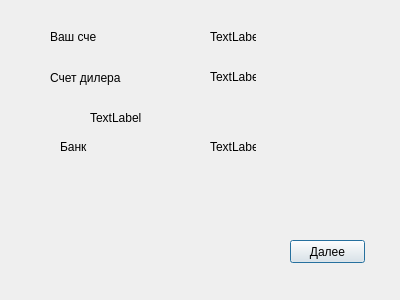
<?xml version="1.0" encoding="UTF-8"?>
<ui version="4.0">
 <class>information</class>
 <widget class="QDialog" name="information">
  <property name="geometry">
   <rect>
    <x>0</x>
    <y>0</y>
    <width>400</width>
    <height>300</height>
   </rect>
  </property>
  <property name="windowTitle">
   <string>Dialog</string>
  </property>
  <widget class="QPushButton" name="pushButton">
   <property name="geometry">
    <rect>
     <x>290</x>
     <y>240</y>
     <width>75</width>
     <height>23</height>
    </rect>
   </property>
   <property name="text">
    <string>Далее</string>
   </property>
  </widget>
  <widget class="QLabel" name="label">
   <property name="geometry">
    <rect>
     <x>210</x>
     <y>30</y>
     <width>46</width>
     <height>13</height>
    </rect>
   </property>
   <property name="text">
    <string>TextLabel</string>
   </property>
  </widget>
  <widget class="QLabel" name="label_2">
   <property name="geometry">
    <rect>
     <x>50</x>
     <y>30</y>
     <width>46</width>
     <height>13</height>
    </rect>
   </property>
   <property name="text">
    <string>Ваш счет</string>
   </property>
  </widget>
  <widget class="QLabel" name="label_3">
   <property name="geometry">
    <rect>
     <x>50</x>
     <y>70</y>
     <width>71</width>
     <height>16</height>
    </rect>
   </property>
   <property name="text">
    <string>Счет дилера</string>
   </property>
  </widget>
  <widget class="QLabel" name="label_4">
   <property name="geometry">
    <rect>
     <x>210</x>
     <y>70</y>
     <width>46</width>
     <height>13</height>
    </rect>
   </property>
   <property name="text">
    <string>TextLabel</string>
   </property>
  </widget>
  <widget class="QLabel" name="label_5">
   <property name="geometry">
    <rect>
     <x>60</x>
     <y>140</y>
     <width>46</width>
     <height>13</height>
    </rect>
   </property>
   <property name="text">
    <string>Банк</string>
   </property>
  </widget>
  <widget class="QLabel" name="label_6">
   <property name="geometry">
    <rect>
     <x>210</x>
     <y>140</y>
     <width>46</width>
     <height>13</height>
    </rect>
   </property>
   <property name="text">
    <string>TextLabel</string>
   </property>
  </widget>
  <widget class="QLabel" name="label_7">
   <property name="geometry">
    <rect>
     <x>90</x>
     <y>110</y>
     <width>181</width>
     <height>16</height>
    </rect>
   </property>
   <property name="text">
    <string>TextLabel</string>
   </property>
  </widget>
 </widget>
 <resources/>
 <connections/>
</ui>
